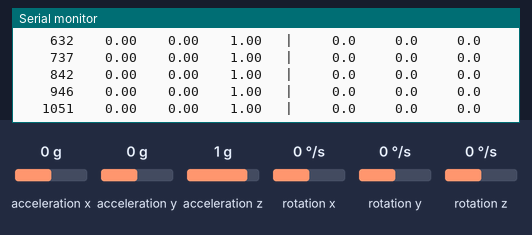
Simulated run of this sketch. Board: ESP32-S3. On the bench: the last lines printed to the serial monitor. Wiring (inferred from the names in the program): MPU-6050 motion sensor at I2C address 0x68. The test bench sets the inputs (shaded band); at power-on: acceleration x 0 g, acceleration y 0 g, acceleration z 1 g, rotation x 0 °/s, rotation y 0 °/s, rotation z 0 °/s.

Above: at 2.8 s.
2.9 s: acceleration x set to -0.2 g
At 2.96 s:
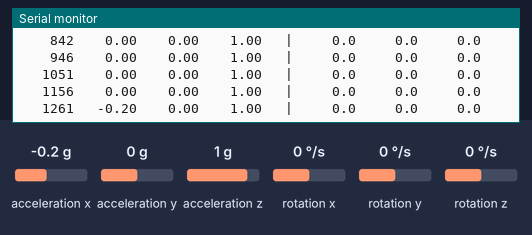
4.5 s: acceleration y set to -0.2 g
At 4.54 s:
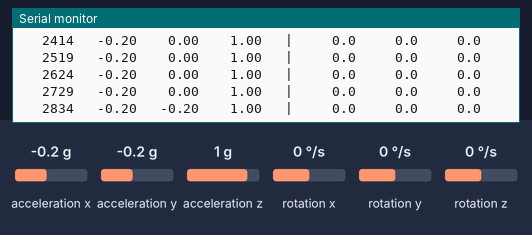
6.1 s: acceleration z set to 0.1 g
At 6.11 s:
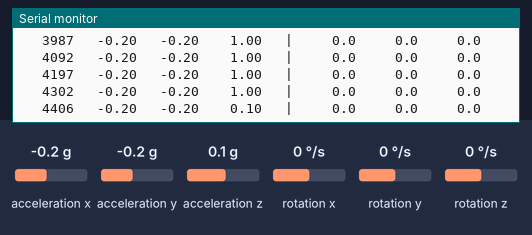
7.6 s: acceleration z set to -0.2 g
At 12.9 s:
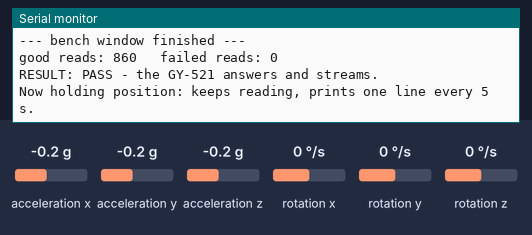

The sketch:

bench_test.ino
```cpp
// bench_test.ino — bring-up check for the GY-521 (MPU-6050) on the ESP32-S3 N16R8.
//
// WHAT THIS DOES:  I2C bus scan, WHO_AM_I read (register 0x75, a genuine
//                  MPU-6050 answers 0x68), then 10 seconds of live accelerometer
//                  and gyroscope samples over the serial port.
//
// SERIAL IS ALLOWED ONLY IN THIS BENCH SKETCH. The graded firmware must not
// depend on a serial connection at all (AGENTS.md rule 7 and rule 11): USB is a
// power cable in the demo, and no data may travel over it.
//
// Pins, address, ranges and sample rate all come from ../config.h, which mirrors
// HARDWARE.md. Nothing is hard-coded twice.

#include <Wire.h>

#include "../config.h"

static const uint32_t SERIAL_BAUD = 115200;
static const unsigned long BENCH_SECONDS = 10;
static const unsigned long PRINT_EVERY_MS = 100;

static bool sensorPresent = false;

static void regWrite(uint8_t reg, uint8_t value) {
  Wire.beginTransmission(MPU_I2C_ADDRESS);
  Wire.write(reg);
  Wire.write(value);
  Wire.endTransmission();
}

// Returns the register value, or 0xEE if the device did not answer.
static uint8_t regRead(uint8_t reg) {
  Wire.beginTransmission(MPU_I2C_ADDRESS);
  Wire.write(reg);
  if (Wire.endTransmission(true) != 0) return 0xEE;
  if (Wire.requestFrom((int)MPU_I2C_ADDRESS, 1) != 1) return 0xEE;
  return Wire.read();
}

// Walk the whole 7-bit space and report everything that answers.
static void scanI2C() {
  Serial.println(F("--- I2C scan (0x08 .. 0x77) ---"));
  uint8_t found = 0;
  for (uint8_t addr = 0x08; addr <= 0x77; ++addr) {
    Wire.beginTransmission(addr);
    if (Wire.endTransmission() == 0) {
      Serial.printf("  device at 0x%02X", addr);
      if (addr == MPU_I2C_ADDRESS) Serial.print(F("   <- the GY-521 we expect"));
      Serial.println();
      found++;
    }
  }
  if (found == 0) {
    Serial.println(F("  nothing answered. Try, in this order:"));
    Serial.println(F("    1. SDA and SCL swapped (the most common cause). SDA=GPIO8, SCL=GPIO9."));
    Serial.println(F("    2. VCC on 3V3 and not 5V, and GND really connected (common ground)."));
    Serial.println(F("    3. Loose breadboard contacts on the module header."));
    Serial.println(F("    4. If it answers at 0x69 instead, AD0 is pulled high."));
  }
}

static void configureSensor() {
  // Reset the signal path, then wake the chip: bit 6 of PWR_MGMT_1 is SLEEP.
  regWrite(MPU_REG_PWR_MGMT_1, 0x80);  // DEVICE_RESET
  delay(100);
  regWrite(MPU_REG_PWR_MGMT_1, 0x01);  // wake, PLL with x-axis gyro reference
  regWrite(MPU_REG_PWR_MGMT_2, 0x00);  // keep all six axes enabled
  regWrite(MPU_REG_GYRO_CONFIG, MPU_GYRO_CONFIG_VAL_500DPS);
  regWrite(MPU_REG_ACCEL_CONFIG, MPU_ACCEL_CONFIG_VAL_8G);
  regWrite(MPU_REG_CONFIG, MPU_CONFIG_VAL_DLPF_44HZ);
  regWrite(MPU_REG_SMPLRT_DIV, MPU_SMPLRT_DIV_VAL);
  delay(50);
}

// Read the 14 bytes of accel + temperature + gyro in one burst.
static bool readSample(int16_t accel[3], int16_t &tempRaw, int16_t gyro[3]) {
  Wire.beginTransmission(MPU_I2C_ADDRESS);
  Wire.write(MPU_REG_ACCEL_XOUT_H);
  if (Wire.endTransmission(true) != 0) return false;
  if (Wire.requestFrom((int)MPU_I2C_ADDRESS, 14) != 14) return false;
  const uint8_t axh = Wire.read(), axl = Wire.read();
  const uint8_t ayh = Wire.read(), ayl = Wire.read();
  const uint8_t azh = Wire.read(), azl = Wire.read();
  const uint8_t th = Wire.read(), tl = Wire.read();
  const uint8_t gxh = Wire.read(), gxl = Wire.read();
  const uint8_t gyh = Wire.read(), gyl = Wire.read();
  const uint8_t gzh = Wire.read(), gzl = Wire.read();
  accel[0] = (int16_t)((axh << 8) | axl);
  accel[1] = (int16_t)((ayh << 8) | ayl);
  accel[2] = (int16_t)((azh << 8) | azl);
  tempRaw = (int16_t)((th << 8) | tl);
  gyro[0] = (int16_t)((gxh << 8) | gxl);
  gyro[1] = (int16_t)((gyh << 8) | gyl);
  gyro[2] = (int16_t)((gzh << 8) | gzl);
  return true;
}

void setup() {
  Serial.begin(SERIAL_BAUD);
  delay(1500);  // give the host time to attach its monitor
  Serial.println();
  Serial.println(F("=============================================="));
  Serial.println(F(" GY-521 bench test  (serial allowed HERE ONLY)"));
  Serial.println(F("=============================================="));
  Serial.printf("SDA=GPIO%d  SCL=GPIO%d  address=0x%02X  I2C=%ld Hz\n",
                MPU_I2C_SDA_PIN, MPU_I2C_SCL_PIN, MPU_I2C_ADDRESS, (long)MPU_I2C_FREQ_HZ);

  if (!Wire.begin(MPU_I2C_SDA_PIN, MPU_I2C_SCL_PIN, MPU_I2C_FREQ_HZ)) {
    Serial.println(F("FATAL: Wire.begin() failed - the I2C peripheral could not start."));
  }

  scanI2C();

  const uint8_t who = regRead(MPU_REG_WHO_AM_I);
  Serial.printf("--- WHO_AM_I (reg 0x%02X) read 0x%02X ---\n", MPU_REG_WHO_AM_I, who);
  if (who == MPU_WHO_AM_I_EXPECTED) {
    Serial.println(F("    matches 0x68: a genuine MPU-6050. Good."));
    sensorPresent = true;
  } else if (who == 0x98 || who == 0x70 || who == 0x72) {
    // Real-world clones answer these instead; the registers we use still work.
    Serial.println(F("    NOT 0x68, but this is a known MPU-6050 CLONE answer."));
    Serial.println(F("    Continuing - accel/gyro registers are compatible."));
    sensorPresent = true;
  } else if (who == 0xEE) {
    Serial.println(F("    no answer from 0x68 - the sensor did not acknowledge."));
  } else {
    Serial.println(F("    unexpected value. Not the MPU-6050 answer we expected."));
    sensorPresent = true;  // something answered; let the live stream judge it
  }

  if (sensorPresent) {
    configureSensor();
    uint8_t check = regRead(MPU_REG_PWR_MGMT_1);
    Serial.printf("--- PWR_MGMT_1 now 0x%02X (bit 6 clear means awake) ---\n", check);
    Serial.printf("--- streaming for %lu s, one line every %lu ms ---\n",
                  BENCH_SECONDS, PRINT_EVERY_MS);
    Serial.println(F("expected at rest: the gravity axis near 1.00 g, gyro near 0"));
    Serial.println(F("millis    ax_g    ay_g    az_g   | gx_dps  gy_dps  gz_dps"));
  } else {
    Serial.println(F("RESULT: FAIL - no usable sensor on the bus."));
  }
}

void loop() {
  static unsigned long startMs = 0;
  static unsigned long lastPrint = 0;
  static unsigned long okCount = 0;
  static unsigned long failCount = 0;
  static bool reported = false;

  const unsigned long now = millis();
  if (startMs == 0) startMs = now;

  if (!sensorPresent) {
    if (!reported) {
      reported = true;
      Serial.println(F("Stopping. Nothing to read."));
    }
    return;
  }

  int16_t accel[3], gyro[3], tempRaw;
  const bool ok = readSample(accel, tempRaw, gyro);
  if (ok) okCount++; else failCount++;

  const bool inWindow = (now - startMs) < BENCH_SECONDS * 1000UL;
  if (inWindow && ok && (now - lastPrint) >= PRINT_EVERY_MS) {
    lastPrint = now;
    Serial.printf("%7lu  %6.2f  %6.2f  %6.2f   | %7.1f %7.1f %7.1f\n",
                  now - startMs,
                  accel[0] / MPU_ACCEL_LSB_PER_G, accel[1] / MPU_ACCEL_LSB_PER_G,
                  accel[2] / MPU_ACCEL_LSB_PER_G,
                  gyro[0] / MPU_GYRO_LSB_PER_DPS, gyro[1] / MPU_GYRO_LSB_PER_DPS,
                  gyro[2] / MPU_GYRO_LSB_PER_DPS);
  }

  if (!inWindow && !reported) {
    reported = true;
    Serial.println(F("--- bench window finished ---"));
    Serial.printf("good reads: %lu   failed reads: %lu\n", okCount, failCount);
    Serial.println(failCount == 0 && okCount > 20
                       ? F("RESULT: PASS - the GY-521 answers and streams.")
                       : F("RESULT: PARTIAL - reads are failing, check wiring/bus speed."));
    Serial.println(F("Now holding position: keeps reading, prints one line every 5 s."));
  }

  if (!inWindow && (now - lastPrint) >= 5000) {
    lastPrint = now;
    if (ok) {
      Serial.printf("alive  az=%6.2f g  gz=%6.1f dps   ok=%lu fail=%lu\n",
                    accel[2] / MPU_ACCEL_LSB_PER_G, gyro[2] / MPU_GYRO_LSB_PER_DPS,
                    okCount, failCount);
    }
  }

  // Pace the loop near the configured sample rate.
  delay(1000 / MPU_SAMPLE_RATE_HZ);
}
```

Measured:
- the behaviour switches between 0 and -0.1 g on acceleration x (found by bisection; images 0 and 1)
- the behaviour switches between 0 and -0.1 g on acceleration y (found by bisection; images 1 and 2)
- the behaviour switches between 0 and -0.1 g on acceleration z (found by bisection; images 3 and 4)
- after the input at 2.9 s, the serial monitor: prints a new line after 0.06 s (image 1)
- after the input at 4.5 s, the serial monitor: prints a new line at once (image 2)
- after the input at 6.1 s, the serial monitor: prints a new line at once (image 3)
- after the input at 7.6 s, the serial monitor: prints a new line after 0.08 s (image 4)
